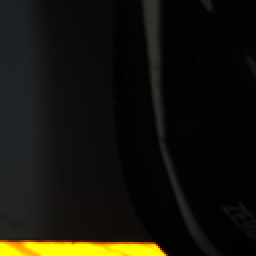
%> input picture dataset/batch1/clean.bmp, 128 x 128 px, shrunk from 512 x 512 before the run (shown 2 times larger)
$ octave Demo.m   (GNU Octave 9; MATLAB toolbox functions it lacks are replaced by stand-ins)
%> lines starting %> are read from the running program, lines starting %| are printed output that depends on the picture
### algoritms/matlab/WNNM/extra/WNNM_DeNoising.m
function [E_Img]   =  WNNM_DeNoising( N_Img, Par )


E_Img           = N_Img;                                                        % Estimated Image
[Height Width]  = size(E_Img);
TotalPatNum     = (Height-Par.patsize+1)*(Width-Par.patsize+1);                 %Total Patch Number in the image
Dim             = Par.patsize*Par.patsize;


[Neighbor_arr Num_arr Self_arr] =	NeighborIndex(N_Img, Par);                  % PreCompute the all the patch index in the searching window
            NL_mat              =   zeros(Par.patnum,length(Num_arr));          % NL Patch index matrix
            CurPat              =	zeros( Dim, TotalPatNum );
            Sigma_arr           =   zeros( 1, TotalPatNum);
            EPat                =   zeros( size(CurPat) );
            W                   =   zeros( size(CurPat) );

for iter = 1 : Par.Iter
    E_Img             	=	E_Img + Par.delta*(N_Img - E_Img);
    [CurPat Sigma_arr]	=	Im2Patch( E_Img, N_Img, Par );                      % image to patch and estimate local noise variance

    if (mod(iter-1,Par.Innerloop)==0)
        Par.patnum = Par.patnum-10;                                             % Lower Noise level, less NL patches
        NL_mat  =  Block_matching_WNNM(CurPat, Par, Neighbor_arr, Num_arr, Self_arr);% Caculate Non-local similar patches for each
        if(iter==1)
            Sigma_arr = Par.nSig * ones(size(Sigma_arr));                       % First Iteration use the input noise parameter
        end
    end

     [EPat, W]  =  PatEstimation( NL_mat, Self_arr, Sigma_arr, CurPat, Par );   % Estimate all the patches
     E_Img      =  Patch2Im( EPat, W, Par.patsize, Height, Width );
end
return;

### algoritms/matlab/WNNM/extra/NeighborIndex.m
function  [Neighbor_arr Num_arr SelfIndex_arr]  =  NeighborIndex(im, par)
% This Function Precompute the all the patch indexes in the Searching window
% -Neighbor_arr is the array of neighbor patch indexes for each keypatch
% -Num_arr is array of the effective neighbor patch numbers for each keypatch
% -SelfIndex_arr is the index of keypatches in the total patch index array
SW      	=   par.SearchWin;
s           =   par.step;
TempR       =   size(im,1)-par.patsize+1;
TempC       =   size(im,2)-par.patsize+1;
R_GridIdx	=   [1:s:TempR];
R_GridIdx	=   [R_GridIdx R_GridIdx(end)+1:TempR];
C_GridIdx	=   [1:s:TempC];
C_GridIdx	=   [C_GridIdx C_GridIdx(end)+1:TempC];

Idx         =   (1:TempR*TempC);
Idx         =   reshape(Idx, TempR, TempC);
R_GridH     =   length(R_GridIdx);
C_GridW     =   length(C_GridIdx);

Neighbor_arr    =   int32(zeros(4*SW*SW,R_GridH*C_GridW));
Num_arr         =   int32(zeros(1,R_GridH*C_GridW));
SelfIndex_arr   =   int32(zeros(1,R_GridH*C_GridW));

for  i  =  1 : R_GridH
    for  j  =  1 : C_GridW
        OffsetR     =   R_GridIdx(i);
        OffsetC     =   C_GridIdx(j);
        Offset1  	=  (OffsetC-1)*TempR + OffsetR;
        Offset2   	=  (j-1)*R_GridH + i;

        top         =   max( OffsetR-SW, 1 );
        button      =   min( OffsetR+SW, TempR );
        left        =   max( OffsetC-SW, 1 );
        right       =   min( OffsetC+SW, TempC );

        NL_Idx     =   Idx(top:button, left:right);
        NL_Idx     =   NL_Idx(:);

        Num_arr(Offset2)  =  length(NL_Idx);
        Neighbor_arr(1:Num_arr(Offset2),Offset2)  =  NL_Idx;
        SelfIndex_arr(Offset2) = Offset1;
    end
end

### algoritms/matlab/WNNM/extra/Im2Patch.m
function  [Y SigmaArr]  =  Im2Patch( E_Img,N_Img, par )
TotalPatNum = (size(E_Img,1)-par.patsize+1)*(size(E_Img,2)-par.patsize+1);                  %Total Patch Number in the image
Y           =   zeros(par.patsize*par.patsize, TotalPatNum, 'single');                      %Current Patches
N_Y         =   zeros(par.patsize*par.patsize, TotalPatNum, 'single');                      %Patches in the original noisy image
k           =   0;

for i  = 1:par.patsize
    for j  = 1:par.patsize
              k     =  k+1;
        E_patch     =  E_Img(i:end-par.patsize+i,j:end-par.patsize+j);
        N_patch     =  N_Img(i:end-par.patsize+i,j:end-par.patsize+j);
        Y(k,:)      =  E_patch(:)';
        N_Y(k,:)    =  N_patch(:)';
    end
end
 SigmaArr = par.lamada*sqrt(abs(repmat(par.nSig^2,1,size(Y,2))-mean((N_Y-Y).^2)));          %Estimated Local Noise Level

### algoritms/matlab/WNNM/extra/Block_matching_WNNM.m
function  [Init_Index]  =  Block_matching_WNNM(X, par,Neighbor_arr,Num_arr, SelfIndex_arr)
L         =   length(Num_arr);
Init_Index   =  zeros(par.patnum,L);

for  i  =  1 : L
    Patch = X(:,SelfIndex_arr(i));
    Neighbors = X(:,Neighbor_arr(1:Num_arr(i),i));
    Dist = sum((repmat(Patch,1,size(Neighbors,2))-Neighbors).^2);
    [val index] = sort(Dist);
    Init_Index(:,i)=Neighbor_arr(index(1:par.patnum),i);
end

### algoritms/matlab/WNNM/extra/Patch2Im.m
function  [E_Img]  =  Patch2Im( ImPat, WPat, PatSize, ImageH, ImageW )
    TempR        =   ImageH-PatSize+1;
    TempC        =   ImageW-PatSize+1;
    TempOffsetR  =   [1:TempR];
    TempOffsetC  =   [1:TempC];

    E_Img  	=  zeros(ImageH,ImageW);
    W_Img 	=  zeros(ImageH,ImageW);
    k        =   0;
    for i  = 1:PatSize
        for j  = 1:PatSize
            k    =  k+1;
            E_Img(TempOffsetR-1+i,TempOffsetC-1+j)  =  E_Img(TempOffsetR-1+i,TempOffsetC-1+j) + reshape( ImPat(k,:)', [TempR TempC]);
            W_Img(TempOffsetR-1+i,TempOffsetC-1+j)  =  W_Img(TempOffsetR-1+i,TempOffsetC-1+j) + reshape( WPat(k,:)',  [TempR TempC]);
        end
    end
     E_Img  =  E_Img./(W_Img+eps);

### algoritms/matlab/WNNM/extra/csnr.m
function s=csnr(A,B,row,col)

[n,m,ch]=size(A);

if ch==1
   e=A-B;
   e=e(row+1:n-row,col+1:m-col);
   me=mean(mean(e.^2));
   s=10*log10(255^2/me);
else
   e=A-B;
   e=e(row+1:n-row,col+1:m-col,:);
   e1=e(:,:,1);e2=e(:,:,2);e3=e(:,:,3);
   me1=mean(mean(e1.^2));
   me2=mean(mean(e2.^2));
   me3=mean(mean(e3.^2));
   mse=(me1+me2+me3)/3;
   s  = 10*log10(255^2/mse);
%    s(1)=10*log10(255^2/me1);
%    s(2)=10*log10(255^2/me2);
%    s(3)=10*log10(255^2/me3);
end


return;

### algoritms/matlab/WNNM/extra/ParSet.m
function  [par]=ParSet(nSig)

par.nSig      =   nSig;                                 % Variance of the noise image
par.SearchWin =   30;                                   % Non-local patch searching window
par.delta     =   0.1;                                  % Parameter between each iter
par.c         =   sqrt(2);                              % Constant num for the weight vector
par.Innerloop =   2;                                    % InnerLoop Num of between re-blockmatching
par.ReWeiIter =   3;
if nSig<=20
    par.patsize       =   6;                            % Patch size
    par.patnum        =   70;                           % Initial Non-local Patch number
    par.Iter          =   8;                            % total iter numbers
    par.lamada        =   0.54;                         % Noise estimete parameter
elseif nSig <= 40
    par.patsize       =   7;
    par.patnum        =   90;
    par.Iter          =   12;
    par.lamada        =   0.56;
elseif nSig<=60
    par.patsize       =   8;
    par.patnum        =   120;
    par.Iter          =   14;
    par.lamada        =   0.58;
else
    par.patsize       =   9;
    par.patnum        =   140;
    par.Iter          =   14;
    par.lamada        =   0.58;
end

par.step      =   floor((par.patsize)/2-1);
% Blockmatching and perform WNNM algorithm on all the patches in the image
% is time consuming, we just perform the blockmatching and WNNM on parts of
% patches in the image (we call these patches keypatch in explanatory notes)
% par.step is the step between each keypatch, smaller step will further
% improve the denoisng result

### algoritms/matlab/WNNM/extra/PatEstimation.m
function [ EPat W ] = PatEstimation( NL_mat, Self_arr, Sigma_arr, CurPat, Par )

        EPat = zeros(size(CurPat));
        W    = zeros(size(CurPat));
        for  i      =  1 : length(Self_arr)                                 % For each keypatch group
            Temp    =   CurPat(:, NL_mat(1:Par.patnum,i));                  % Non-local similar patches to the keypatch
            M_Temp  =   repmat(mean( Temp, 2 ),1,Par.patnum);
            Temp    =   Temp-M_Temp;

            E_Temp 	=   WNNM( Temp, Par.c, Sigma_arr(Self_arr(i)), M_Temp, Par.ReWeiIter); % WNNM Estimation
            EPat(:,NL_mat(1:Par.patnum,i))  = EPat(:,NL_mat(1:Par.patnum,i))+E_Temp;
            W(:,NL_mat(1:Par.patnum,i))     = W(:,NL_mat(1:Par.patnum,i))+ones(Par.patsize*Par.patsize,size(NL_mat(1:Par.patnum,i),1));
        end
end

### algoritms/matlab/WNNM/extra/Demo.m

tic
    nSig  = 20;
    O_Img = double(rgb2gray(imread('../lbasek/Downloads/WNNM/clean.bmp')));
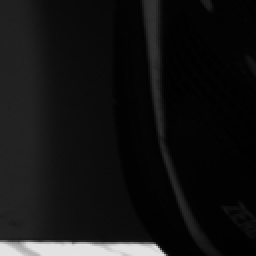
%> O_Img: size 128x128 double (shown 2 times larger); min 1, max 227, mean 18.9
    N_Img = double(rgb2gray(imread('../lbasek/Downloads/WNNM/noisy.bmp')));
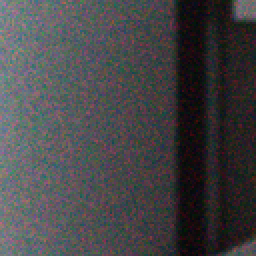
%> input picture dataset/batch10/noisy.bmp, 128 x 128 px, shrunk from 512 x 512 before the run (shown 2 times larger)
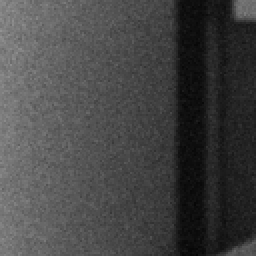
%> N_Img: size 128x128 double (shown 2 times larger); min 6, max 147, mean 69.3


    Par   = ParSet(nSig);
    E_Img = WNNM_DeNoising(N_Img, Par);
%> in WNNM_DeNoising, `[Neighbor_arr Num_arr Self_arr] =	NeighborIndex(N_Img, Par);`: Num_arr = 3844 values, max 3721 at index 946, min 961 at index 1, mean 2836.4; Self_arr = 3844 values from 1 to 15129
%> after the loop in WNNM_DeNoising, `for iter = 1 : Par.Iter`: Par = {nSig 20, SearchWin 30, delta 0.1, c 1.41, Innerloop 2, ReWeiIter 3}; Par.patnum = 30
    PSNR  = csnr( O_Img, E_Img, 0, 0 );
%> in csnr, `e=A-B;`:
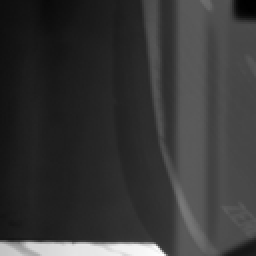
%> e: size 128x128 double (shown 2 times larger); min -111.7, max 171.2, mean -50.3; drawn with min black and max white
%> in csnr, `me=mean(mean(e.^2));`: me = 4273.2
%> in csnr, `s=10*log10(255^2/me);`: s = 11.82
%> PSNR = 11.82
    toc

    fprintf( 'Estimated Image: nSig = %2.3f, PSNR = %2.2f \n\n\n', nSig, PSNR );
%| Estimated Image: nSig = 20.000, PSNR = 11.82
%> (the run ends here)
